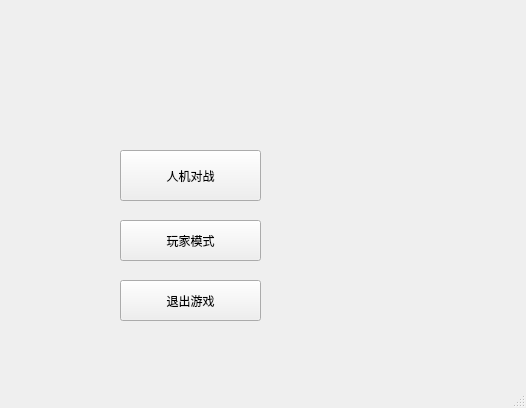
<?xml version="1.0" encoding="UTF-8"?>
<ui version="4.0">
 <class>GameSelectWindow</class>
 <widget class="QMainWindow" name="GameSelectWindow">
  <property name="geometry">
   <rect>
    <x>0</x>
    <y>0</y>
    <width>526</width>
    <height>408</height>
   </rect>
  </property>
  <property name="windowTitle">
   <string>MainWindow</string>
  </property>
  <widget class="QWidget" name="centralwidget">
   <widget class="QLabel" name="label">
    <property name="geometry">
     <rect>
      <x>0</x>
      <y>0</y>
      <width>521</width>
      <height>381</height>
     </rect>
    </property>
    <property name="autoFillBackground">
     <bool>true</bool>
    </property>
    <property name="text">
     <string/>
    </property>
    <property name="pixmap">
     <pixmap>background.jpg</pixmap>
    </property>
    <property name="scaledContents">
     <bool>true</bool>
    </property>
   </widget>
   <widget class="QPushButton" name="pushDouble">
    <property name="geometry">
     <rect>
      <x>120</x>
      <y>220</y>
      <width>141</width>
      <height>41</height>
     </rect>
    </property>
    <property name="text">
     <string>玩家模式</string>
    </property>
   </widget>
   <widget class="QPushButton" name="pushAI">
    <property name="geometry">
     <rect>
      <x>120</x>
      <y>150</y>
      <width>141</width>
      <height>51</height>
     </rect>
    </property>
    <property name="text">
     <string>人机对战</string>
    </property>
   </widget>
   <widget class="QPushButton" name="pushOut">
    <property name="geometry">
     <rect>
      <x>120</x>
      <y>280</y>
      <width>141</width>
      <height>41</height>
     </rect>
    </property>
    <property name="text">
     <string>退出游戏</string>
    </property>
   </widget>
  </widget>
  <widget class="QMenuBar" name="menubar">
   <property name="geometry">
    <rect>
     <x>0</x>
     <y>0</y>
     <width>526</width>
     <height>18</height>
    </rect>
   </property>
  </widget>
  <widget class="QStatusBar" name="statusbar"/>
 </widget>
 <resources/>
 <connections/>
</ui>
